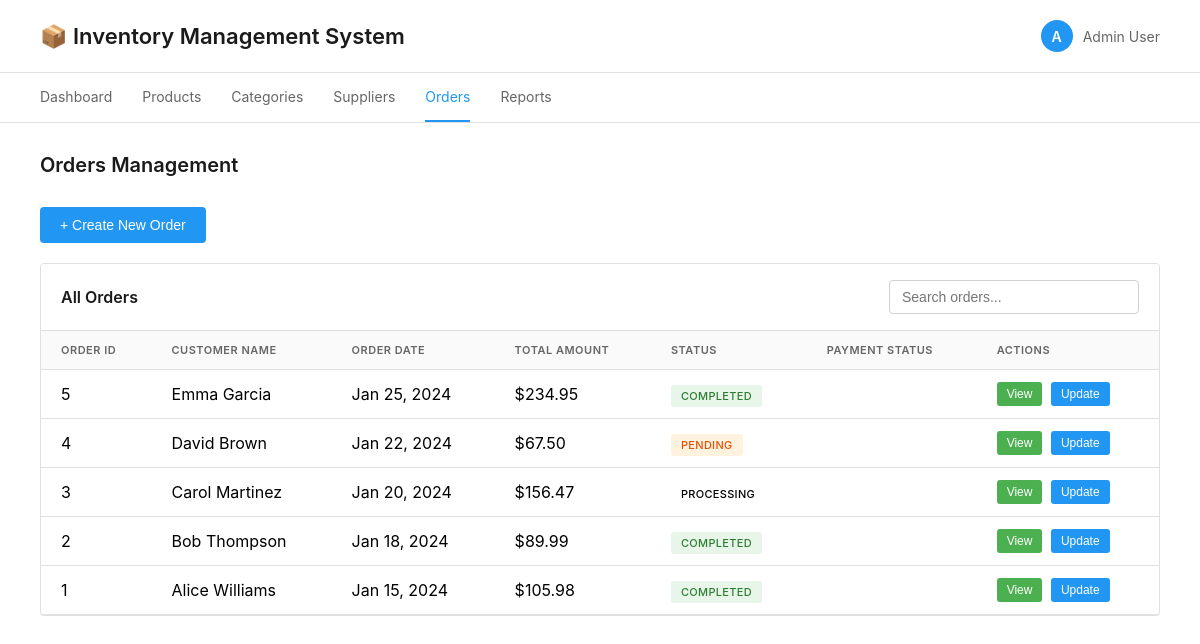
The page /pages/orders.php on the database its author committed.
### tables this page shows
CREATE TABLE orders (
    order_id INT,
    customer_id INT,
    order_date DATE,
    total_amount DECIMAL(10, 2),
    status VARCHAR(50)
);

CREATE TABLE customers (
    customer_id INT,
    customer_name VARCHAR(150),
    email VARCHAR(100),
    phone VARCHAR(20),
    address VARCHAR(255)
);

### pages/orders.php (the view, shortened to what this page needs)
<?php
include '../includes/db_connect.php';
$orders_query = "SELECT o.*, c.customer_name, c.email
                 FROM orders o
                 LEFT JOIN customers c ON o.customer_id = c.customer_id
                 ORDER BY o.order_date DESC";
$orders = mysqli_query($conn, $orders_query);
?>
<!DOCTYPE html>
<html lang="en">
<head>
    <link rel="stylesheet" href="../css/style.css">
</head>
<body>
    <div class="container">
        <div class="header">
            <h1>📦 Inventory Management System</h1>
            <div class="header-info">
                <div class="user-info">
                    <div class="user-avatar">A</div>
                    <span>Admin User</span>
                </div>
            </div>
        </div>
        <nav class="nav">
            <ul>
                <li><a href="../index.php">Dashboard</a></li>
                <li><a href="products.php">Products</a></li>
                <li><a href="categories.php">Categories</a></li>
                <li><a href="suppliers.php">Suppliers</a></li>
                <li><a href="orders.php" class="active">Orders</a></li>
                <li><a href="reports.php">Reports</a></li>
            </ul>
        </nav>
        <div class="main-content">
            <h2 class="page-title">Orders Management</h2>
            <div style="margin-bottom: 20px;">
                <button class="btn btn-primary" onclick="openOrderModal()">+ Create New Order</button>
            </div>
            <div class="table-container">
                <div class="table-header">
                    <h3>All Orders</h3>
                    <input type="text" class="search-box" placeholder="Search orders..." id="searchBox">
                </div>
                <table id="ordersTable">
                    <thead>
                        <tr>
                            <th>Order ID</th>
                            <th>Customer Name</th>
                            <th>Order Date</th>
                            <th>Total Amount</th>
                            <th>Status</th>
                            <th>Payment Status</th>
                            <th>Actions</th>
                        </tr>
                    </thead>
                    <tbody>
                        <?php while($row = mysqli_fetch_assoc($orders)): ?>
                        <tr>
                            <td><?php echo $row['order_id']; ?></td>
                            <td><?php echo $row['customer_name']; ?></td>
                            <td><?php echo date('M d, Y', strtotime($row['order_date'])); ?></td>
                            <td>$<?php echo number_format($row['total_amount'], 2); ?></td>
                            <td>
                                <?php
                                $status_class = '';
                                switch($row['status']) {
                                    case 'Completed':
                                        $status_class = 'in-stock';
                                        break;
                                    case 'Pending':
                                        $status_class = 'low-stock';
                                        break;
                                }
                                ?>
                                <span class="status <?php echo $status_class; ?>"><?php echo $row['status']; ?></span>
                            </td>
                            <td><?php echo $row['payment_status']; ?></td>
                            <td>
                                <button class="action-btn view" onclick="viewOrderDetails(<?php echo $row['order_id']; ?>)">View</button>
                                <button class="action-btn edit" onclick="updateOrderStatus(<?php echo $row['order_id']; ?>)">Update</button>
                            </td>
                        </tr>
                        <?php endwhile; ?>
                    </tbody>
                </table>
            </div>
        </div>
    </div>
</body>
</html>

### css/style.css (style rules this page uses)
* { margin: 0; padding: 0; box-sizing: border-box; }
body { font-family: -apple-system, BlinkMacSystemFont, 'Segoe UI', Roboto, sans-serif; background: #f5f5f5; min-height: 100vh; padding: 0; }
.container { max-width: 1400px; margin: 0 auto; background: white; min-height: 100vh; }
.header { background: white; color: #1a1a1a; padding: 20px 40px; display: flex; justify-content: space-between; align-items: center; border-bottom: 1px solid #e0e0e0; }
.header h1 { font-size: 22px; font-weight: 600; color: #1a1a1a; }
.header-info { display: flex; gap: 20px; align-items: center; }
.user-info { display: flex; align-items: center; gap: 10px; color: #666; font-size: 14px; }
.user-avatar { width: 32px; height: 32px; background: #2196F3; border-radius: 50%; display: flex; align-items: center; justify-content: center; color: white; font-weight: 600; font-size: 14px; }
.nav { background: white; padding: 0; border-bottom: 1px solid #e0e0e0; }
.nav ul { list-style: none; display: flex; flex-wrap: wrap; padding: 0 40px; }
.nav li { margin-right: 30px; }
.nav a { display: block; padding: 15px 0; color: #666; text-decoration: none; font-weight: 400; font-size: 14px; transition: all 0.2s; border-bottom: 2px solid transparent; }
.nav a.active { color: #2196F3; border-bottom-color: #2196F3; }
.main-content { padding: 30px 40px; }
.page-title { font-size: 20px; color: #1a1a1a; margin-bottom: 30px; font-weight: 600; }
.btn { padding: 10px 20px; border: none; border-radius: 4px; font-size: 14px; font-weight: 500; cursor: pointer; transition: all 0.2s; text-decoration: none; display: inline-block; }
.btn-primary { background: #2196F3; color: white; }
.table-container { background: white; border-radius: 4px; overflow: hidden; border: 1px solid #e0e0e0; }
.table-header { padding: 16px 20px; background: white; display: flex; justify-content: space-between; align-items: center; border-bottom: 1px solid #e0e0e0; }
.table-header h3 { font-size: 16px; font-weight: 600; color: #1a1a1a; }
.search-box { padding: 8px 12px; border: 1px solid #d0d0d0; border-radius: 4px; width: 250px; font-size: 14px; }
table { width: 100%; border-collapse: collapse; }
thead { background: #fafafa; }
th, td { padding: 12px 20px; text-align: left; border-bottom: 1px solid #e0e0e0; }
th { font-weight: 600; color: #666; text-transform: uppercase; font-size: 11px; letter-spacing: 0.5px; }
.status { padding: 4px 10px; border-radius: 3px; font-size: 11px; font-weight: 500; text-transform: uppercase; letter-spacing: 0.3px; }
.status.in-stock { background: #E8F5E9; color: #2E7D32; }
.status.low-stock { background: #FFF3E0; color: #E65100; }
.action-btn { padding: 5px 10px; border: none; border-radius: 3px; cursor: pointer; font-size: 12px; margin-right: 4px; font-weight: 500; }
.action-btn.edit { background: #2196F3; color: white; }
.action-btn.view { background: #4CAF50; color: white; }

### rows shown on the page
orders: order_id "5", customer.customer_name "Emma Garcia", order_date "Jan 25, 2024", total_amount "234.95", status "COMPLETED"
orders: order_id "4", customer.customer_name "David Brown", order_date "Jan 22, 2024", total_amount "67.50", status "PENDING"
orders: order_id "3", customer.customer_name "Carol Martinez", order_date "Jan 20, 2024", total_amount "156.47", status "PROCESSING"
orders: order_id "2", customer.customer_name "Bob Thompson", order_date "Jan 18, 2024", total_amount "89.99", status "COMPLETED"
orders: order_id "1", customer.customer_name "Alice Williams", order_date "Jan 15, 2024", total_amount "105.98", status "COMPLETED"
